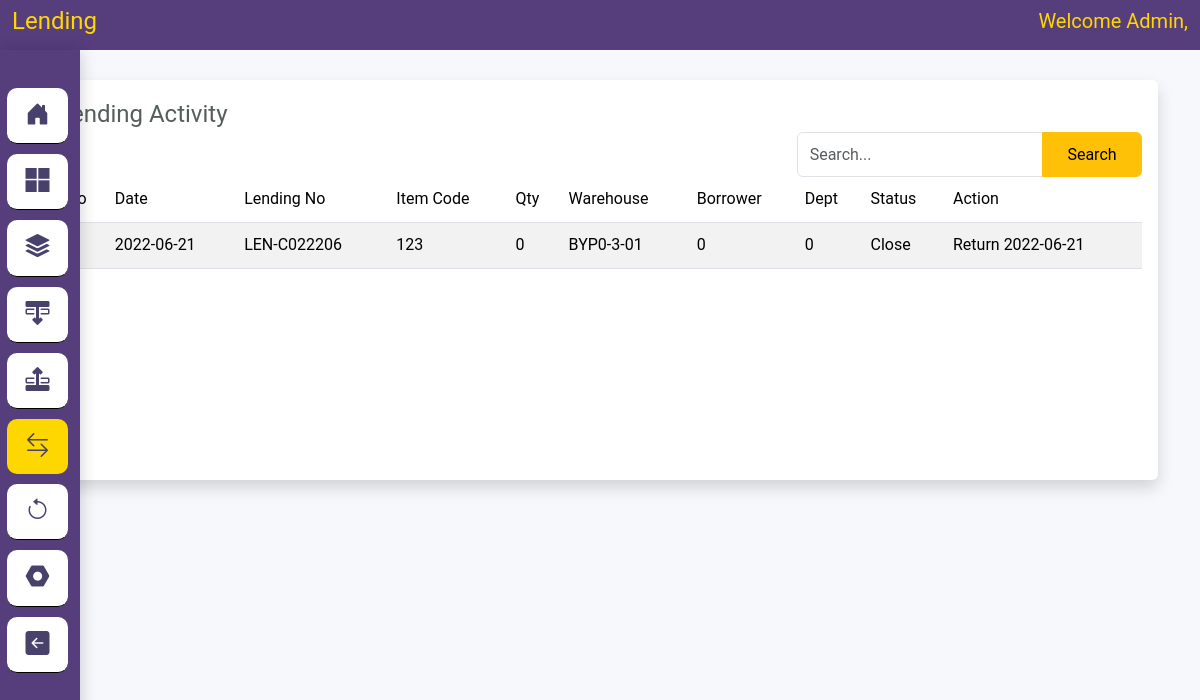
/index.php/lending, run on the app's committed database.
### tables this page shows
CREATE TABLE `lending` (
  `id` int(11) NOT NULL,
  `lending_no` varchar(50) NOT NULL,
  `lending_date` date NOT NULL,
  `item_code` varchar(50) NOT NULL,
  `lending_qty` int(11) NOT NULL,
  `borrower_name` varchar(200) NOT NULL,
  `dept_code` varchar(50) NOT NULL,
  `lending_note` text DEFAULT NULL,
  `return_note` text DEFAULT NULL,
  `return_qty` int(11) DEFAULT NULL,
  `return_date` date DEFAULT NULL,
  `entered` varchar(50) DEFAULT NULL,
  `warehouse_code` varchar(50) NOT NULL,
  `status` varchar(50) NOT NULL
);

### application/controllers/Lending.php (called while the page is built, shortened)
<?php
class Lending extends CI_Controller
{
    public function index()
    {
        if ($this->input->post('search')) {
            $data['keyword'] = $this->input->post('keyword');
            $this->session->set_userdata('keyword_lending', $data['keyword']);
        } else {
            $data['keyword'] = $this->session->userdata('keyword_lending');;
        }
        $this->db->like('lending_no', $data['keyword'])->or_like('lending_date', $data['keyword'])->or_like('item_code', $data['keyword'])->or_like('dept_code', $data['keyword'])
        ->or_like('warehouse_code', $data['keyword'])->or_like('status', $data['keyword'])->or_like('lending_qty', $data['keyword'])->or_like('borrower_name', $data['keyword']);
        $this->db->from('lending');
        $config['total_rows'] = $this->db->count_all_results();
        $data['total_rows'] = $config['total_rows'];
        $config['per_page'] = 10;
        $data['judul'] = 'Lending';
        $data['start'] = $this->uri->segment(3);
        $this->db->like('lending_no', $data['keyword'])->or_like('lending_date', $data['keyword'])->or_like('item_code', $data['keyword'])->or_like('dept_code', $data['keyword'])
        ->or_like('warehouse_code', $data['keyword'])->or_like('status', $data['keyword'])->or_like('lending_qty', $data['keyword'])->or_like('borrower_name', $data['keyword']);
        $this->db->from('lending');
        $this->db->limit($config['per_page'], $data['start']);
        $data['lending'] = $this->db->get()->result();
        $this->load->view('template/header', $data);
        $this->load->view('lending/index', $data);
    }
}

### index.php (called while the page is built, shortened)
<?php
require_once BASEPATH.'core/CodeIgniter.php';

### application/views/lending/index.php (the view, shortened to what this page needs)
<div class="container" style="margin-top: 80px;">
    <div class="cards shadow p-3 mb-5 bg-white rounded" style="min-height: 400px; margin-top:3px">
        <div class="cards-header card-header-text">
            <h4 class="card-title">Lending Activity</h4>
            <div class="row">
                <div class="col">
                </div>
                <div class="col-md-4">
                    <form action="<?= base_url() . 'lending' ?>" method="POST" autocomplete="off">
                        <div class="input-group">
                            <input type="text submit" class="form-control" id="keyword" name="keyword"
                                value="<?= $this->session->userdata('keyword_lending') ?>" placeholder="Search...">
                            <input type="submit" class="btn btn-warning" style="height:45px; font-size:medium;"
                                name="search" value="Search">
                        </div>
                    </form>
                </div>
            </div>
        </div>
        <div class="card-content table-responsive">
            <table id="lending" class="table table-striped table-hover">
                <thead class="text-primary">
                    <tr>
                        <th>No</th>
                        <th>Date</th>
                        <th>Lending No</th>
                        <th>Item Code</th>
                        <th>Qty</th>
                        <th>Warehouse</th>
                        <th>Borrower</th>
                        <th>Dept</th>
                        <th>Status</th>
                        <th>Action</th>
                    </tr>
                </thead>
                <tbody>
                    <?php
                                    $i = 1+$start;
                                    foreach ($lending as $data) {
                                ?>
                    <tr>
                        <td><?= $i ?></td>
                        <td><?= $data->lending_date ?></td>
                        <td><?= $data->lending_no ?></td>
                        <td><?= $data->item_code ?></td>
                        <td><?= $data->lending_qty ?></td>
                        <td><?= $data->warehouse_code ?></td>
                        <td><?= $data->borrower_name ?></td>
                        <td><?= $data->dept_code ?></td>
                        <td><?= $data->status ?></td>
                        <td>
                            <?php if (strtolower($data->status) == "open") { ?>
                            <a href="<?= base_url() ?>received/view_lending?id=<?= $data->id ?>">
                                <button type="submit" class="btn btn-warning btn-sm"
                                    style="margin:0px; height:35px;">Closed</button>
                            </a>
                            <?php ;} else {
                                echo 'Return '.$data->return_date; } ?>
                        </td>
                    </tr>
                    <?php
                            $i++;
                            } ?>
                </tbody>
            </table>
        </div>
    </div>
</div>

### assets/css/dashboard.css (style rules this page uses)
* { margin: 0; padding: 0; }

### assets/css/login.css (style rules this page uses)
body { font-family: "Poppins", Arial, Helvetica, sans-serif; background-color: #f7f8fb; color: #fff; }
.btn { width: 100px; }

### assets/css/custom.css (style rules this page uses)
body, html { line-height: 1.8; font-family: "Roboto", sans-serif; color: #555e58; text-transform: capitalize; text-rendering: optimizeLegibility !important; -webkit-font-smoothing: antialiased !important; font-weight: 400; margin: 0px; padding: 0px; }
h1, h2, h3, h4, h5, h6, .h1, .h2, .h3, .h4 { font-weight: 400; line-height: 1.5em; }
.table > thead > tr > th { border-bottom-width: 1px; font-size: 16px; font-weight: 400; }

### data on the page
lending: lending_date "2022-06-21", lending_no "LEN-C022206", item_code "123", lending_qty "0", warehouse_code "BYP0-3-01", borrower_name "0", dept_code "0", status "Close", return_date "2022-06-21"

### other printed values
$judul "Lending"
